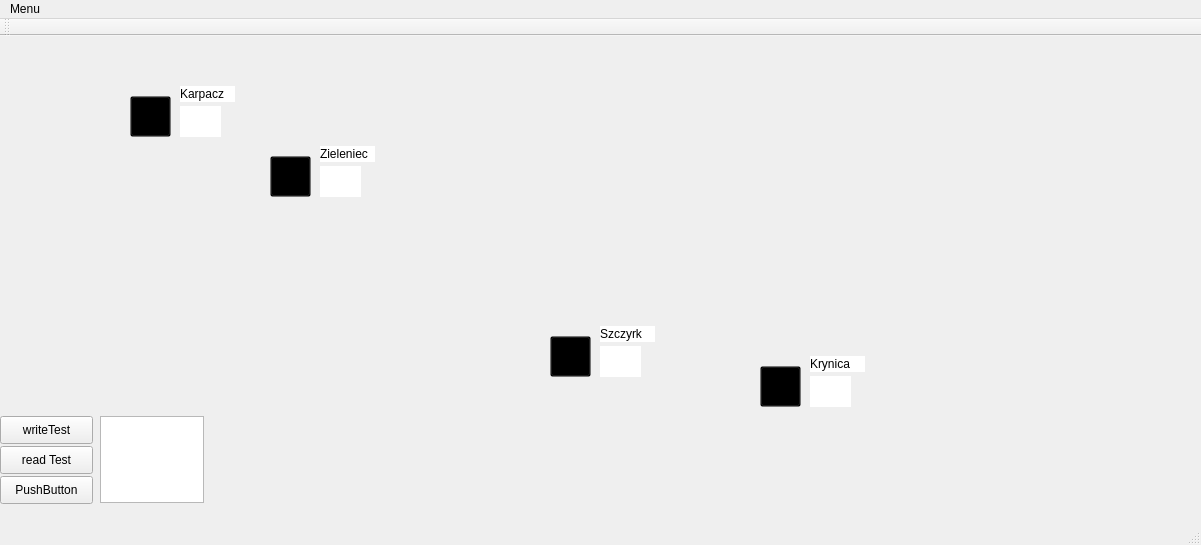
<?xml version="1.0" encoding="UTF-8"?>
<ui version="4.0">
 <class>MainWindow</class>
 <widget class="QMainWindow" name="MainWindow">
  <property name="windowModality">
   <enum>Qt::NonModal</enum>
  </property>
  <property name="enabled">
   <bool>true</bool>
  </property>
  <property name="geometry">
   <rect>
    <x>0</x>
    <y>0</y>
    <width>1201</width>
    <height>545</height>
   </rect>
  </property>
  <property name="windowTitle">
   <string>SkiSky</string>
  </property>
  <widget class="QWidget" name="centralWidget">
   <widget class="QPushButton" name="button">
    <property name="geometry">
     <rect>
      <x>550</x>
      <y>300</y>
      <width>41</width>
      <height>41</height>
     </rect>
    </property>
    <property name="styleSheet">
     <string notr="true">#button
{
background-color: transparent; 

}
</string>
    </property>
    <property name="text">
     <string/>
    </property>
    <property name="iconSize">
     <size>
      <width>40</width>
      <height>42</height>
     </size>
    </property>
   </widget>
   <widget class="QLabel" name="label_bg_pure">
    <property name="geometry">
     <rect>
      <x>0</x>
      <y>0</y>
      <width>1200</width>
      <height>480</height>
     </rect>
    </property>
    <property name="text">
     <string/>
    </property>
   </widget>
   <widget class="QPushButton" name="pushButton">
    <property name="geometry">
     <rect>
      <x>0</x>
      <y>380</y>
      <width>93</width>
      <height>28</height>
     </rect>
    </property>
    <property name="text">
     <string>writeTest</string>
    </property>
   </widget>
   <widget class="QPlainTextEdit" name="plainTextEdit">
    <property name="geometry">
     <rect>
      <x>100</x>
      <y>380</y>
      <width>104</width>
      <height>87</height>
     </rect>
    </property>
   </widget>
   <widget class="QPushButton" name="pushButton_2">
    <property name="geometry">
     <rect>
      <x>0</x>
      <y>410</y>
      <width>93</width>
      <height>28</height>
     </rect>
    </property>
    <property name="text">
     <string>read Test</string>
    </property>
   </widget>
   <widget class="QPushButton" name="pushButton_3">
    <property name="geometry">
     <rect>
      <x>0</x>
      <y>440</y>
      <width>93</width>
      <height>28</height>
     </rect>
    </property>
    <property name="text">
     <string>PushButton</string>
    </property>
   </widget>
   <widget class="QPushButton" name="button_2">
    <property name="geometry">
     <rect>
      <x>270</x>
      <y>120</y>
      <width>41</width>
      <height>41</height>
     </rect>
    </property>
    <property name="styleSheet">
     <string notr="true">#button_2
{
background-color: transparent; 

}


</string>
    </property>
    <property name="text">
     <string/>
    </property>
    <property name="iconSize">
     <size>
      <width>40</width>
      <height>42</height>
     </size>
    </property>
   </widget>
   <widget class="QPushButton" name="button_3">
    <property name="geometry">
     <rect>
      <x>760</x>
      <y>330</y>
      <width>41</width>
      <height>41</height>
     </rect>
    </property>
    <property name="styleSheet">
     <string notr="true">#button_3
{
background-color: transparent; 

}

</string>
    </property>
    <property name="text">
     <string/>
    </property>
    <property name="iconSize">
     <size>
      <width>40</width>
      <height>42</height>
     </size>
    </property>
   </widget>
   <widget class="QPushButton" name="button_4">
    <property name="geometry">
     <rect>
      <x>130</x>
      <y>60</y>
      <width>41</width>
      <height>41</height>
     </rect>
    </property>
    <property name="styleSheet">
     <string notr="true">#button_4
{
background-color: transparent; 

}

</string>
    </property>
    <property name="text">
     <string/>
    </property>
    <property name="iconSize">
     <size>
      <width>40</width>
      <height>42</height>
     </size>
    </property>
   </widget>
   <widget class="QLabel" name="krynica_lab">
    <property name="geometry">
     <rect>
      <x>810</x>
      <y>320</y>
      <width>55</width>
      <height>16</height>
     </rect>
    </property>
    <property name="styleSheet">
     <string notr="true">#krynica_lab
{
background-color: white; 


border: none; 
background-repeat: none;
}</string>
    </property>
    <property name="text">
     <string>Krynica</string>
    </property>
   </widget>
   <widget class="QLabel" name="szczyrk_lab">
    <property name="geometry">
     <rect>
      <x>600</x>
      <y>290</y>
      <width>55</width>
      <height>16</height>
     </rect>
    </property>
    <property name="styleSheet">
     <string notr="true">#szczyrk_lab
{
background-color: white; 


border: none; 
background-repeat: none;
}</string>
    </property>
    <property name="text">
     <string>Szczyrk</string>
    </property>
   </widget>
   <widget class="QLabel" name="zieleniec_lab">
    <property name="geometry">
     <rect>
      <x>320</x>
      <y>110</y>
      <width>55</width>
      <height>16</height>
     </rect>
    </property>
    <property name="styleSheet">
     <string notr="true">#zieleniec_lab
{
background-color: white; 


border: none; 
background-repeat: none;
}</string>
    </property>
    <property name="text">
     <string>Zieleniec</string>
    </property>
   </widget>
   <widget class="QLabel" name="karpacz_lab">
    <property name="geometry">
     <rect>
      <x>180</x>
      <y>50</y>
      <width>55</width>
      <height>16</height>
     </rect>
    </property>
    <property name="styleSheet">
     <string notr="true">#karpacz_lab
{
background-color: white; 


border: none; 
background-repeat: none;
}</string>
    </property>
    <property name="text">
     <string>Karpacz</string>
    </property>
   </widget>
   <widget class="QLabel" name="karpacz_nieb">
    <property name="geometry">
     <rect>
      <x>90</x>
      <y>70</y>
      <width>41</width>
      <height>41</height>
     </rect>
    </property>
    <property name="text">
     <string/>
    </property>
   </widget>
   <widget class="QLabel" name="karpacz_snieg">
    <property name="geometry">
     <rect>
      <x>90</x>
      <y>30</y>
      <width>41</width>
      <height>41</height>
     </rect>
    </property>
    <property name="text">
     <string/>
    </property>
   </widget>
   <widget class="QLabel" name="zieleniec_nieb">
    <property name="geometry">
     <rect>
      <x>230</x>
      <y>140</y>
      <width>41</width>
      <height>41</height>
     </rect>
    </property>
    <property name="text">
     <string/>
    </property>
   </widget>
   <widget class="QLabel" name="zieleniec_snieg">
    <property name="geometry">
     <rect>
      <x>230</x>
      <y>90</y>
      <width>41</width>
      <height>41</height>
     </rect>
    </property>
    <property name="text">
     <string/>
    </property>
   </widget>
   <widget class="QLabel" name="szczyrk_nieb">
    <property name="geometry">
     <rect>
      <x>510</x>
      <y>310</y>
      <width>41</width>
      <height>41</height>
     </rect>
    </property>
    <property name="text">
     <string/>
    </property>
   </widget>
   <widget class="QLabel" name="szczyrk_snieg">
    <property name="geometry">
     <rect>
      <x>510</x>
      <y>270</y>
      <width>41</width>
      <height>41</height>
     </rect>
    </property>
    <property name="text">
     <string/>
    </property>
   </widget>
   <widget class="QLabel" name="krynica_nieb">
    <property name="geometry">
     <rect>
      <x>720</x>
      <y>340</y>
      <width>41</width>
      <height>41</height>
     </rect>
    </property>
    <property name="text">
     <string/>
    </property>
   </widget>
   <widget class="QLabel" name="krynica_snieg">
    <property name="geometry">
     <rect>
      <x>720</x>
      <y>300</y>
      <width>41</width>
      <height>41</height>
     </rect>
    </property>
    <property name="text">
     <string/>
    </property>
   </widget>
   <widget class="QLabel" name="szczyrk_stan">
    <property name="geometry">
     <rect>
      <x>550</x>
      <y>300</y>
      <width>41</width>
      <height>41</height>
     </rect>
    </property>
    <property name="text">
     <string/>
    </property>
   </widget>
   <widget class="QLabel" name="krynica_stan">
    <property name="geometry">
     <rect>
      <x>760</x>
      <y>330</y>
      <width>41</width>
      <height>41</height>
     </rect>
    </property>
    <property name="text">
     <string/>
    </property>
   </widget>
   <widget class="QLabel" name="karpacz_stan">
    <property name="geometry">
     <rect>
      <x>130</x>
      <y>60</y>
      <width>41</width>
      <height>41</height>
     </rect>
    </property>
    <property name="text">
     <string/>
    </property>
   </widget>
   <widget class="QLabel" name="zieleniec_stan">
    <property name="geometry">
     <rect>
      <x>270</x>
      <y>120</y>
      <width>41</width>
      <height>41</height>
     </rect>
    </property>
    <property name="text">
     <string/>
    </property>
   </widget>
   <widget class="QLabel" name="karpacz_temp">
    <property name="geometry">
     <rect>
      <x>180</x>
      <y>70</y>
      <width>41</width>
      <height>31</height>
     </rect>
    </property>
    <property name="font">
     <font>
      <pointsize>14</pointsize>
     </font>
    </property>
    <property name="styleSheet">
     <string notr="true">#karpacz_temp
{
background-color: white; 


border: none; 
background-repeat: none;
}</string>
    </property>
    <property name="text">
     <string/>
    </property>
   </widget>
   <widget class="QLabel" name="zieleniec_temp">
    <property name="geometry">
     <rect>
      <x>320</x>
      <y>130</y>
      <width>41</width>
      <height>31</height>
     </rect>
    </property>
    <property name="font">
     <font>
      <pointsize>14</pointsize>
     </font>
    </property>
    <property name="styleSheet">
     <string notr="true">#zieleniec_temp
{
background-color: white; 


border: none; 
background-repeat: none;
}</string>
    </property>
    <property name="text">
     <string/>
    </property>
   </widget>
   <widget class="QLabel" name="szczyrk_temp">
    <property name="geometry">
     <rect>
      <x>600</x>
      <y>310</y>
      <width>41</width>
      <height>31</height>
     </rect>
    </property>
    <property name="font">
     <font>
      <pointsize>14</pointsize>
     </font>
    </property>
    <property name="styleSheet">
     <string notr="true">#szczyrk_temp
{
background-color: white; 


border: none; 
background-repeat: none;
}</string>
    </property>
    <property name="text">
     <string/>
    </property>
   </widget>
   <widget class="QLabel" name="krynica_temp">
    <property name="geometry">
     <rect>
      <x>810</x>
      <y>340</y>
      <width>41</width>
      <height>31</height>
     </rect>
    </property>
    <property name="font">
     <font>
      <pointsize>14</pointsize>
     </font>
    </property>
    <property name="styleSheet">
     <string notr="true">#krynica_temp
{
background-color: white; 


border: none; 
background-repeat: none;
}</string>
    </property>
    <property name="text">
     <string/>
    </property>
   </widget>
   <zorder>label_bg_pure</zorder>
   <zorder>zieleniec_stan</zorder>
   <zorder>szczyrk_stan</zorder>
   <zorder>krynica_stan</zorder>
   <zorder>karpacz_stan</zorder>
   <zorder>button</zorder>
   <zorder>pushButton</zorder>
   <zorder>plainTextEdit</zorder>
   <zorder>pushButton_2</zorder>
   <zorder>pushButton_3</zorder>
   <zorder>button_2</zorder>
   <zorder>button_3</zorder>
   <zorder>krynica_lab</zorder>
   <zorder>szczyrk_lab</zorder>
   <zorder>zieleniec_lab</zorder>
   <zorder>karpacz_lab</zorder>
   <zorder>karpacz_nieb</zorder>
   <zorder>karpacz_snieg</zorder>
   <zorder>zieleniec_nieb</zorder>
   <zorder>zieleniec_snieg</zorder>
   <zorder>szczyrk_nieb</zorder>
   <zorder>szczyrk_snieg</zorder>
   <zorder>krynica_nieb</zorder>
   <zorder>krynica_snieg</zorder>
   <zorder>karpacz_temp</zorder>
   <zorder>zieleniec_temp</zorder>
   <zorder>szczyrk_temp</zorder>
   <zorder>krynica_temp</zorder>
   <zorder>button_4</zorder>
  </widget>
  <widget class="QMenuBar" name="menuBar">
   <property name="geometry">
    <rect>
     <x>0</x>
     <y>0</y>
     <width>1201</width>
     <height>26</height>
    </rect>
   </property>
   <widget class="QMenu" name="menuMenu">
    <property name="title">
     <string>Menu</string>
    </property>
    <addaction name="actionWyb_r_Szczytu"/>
    <addaction name="actionAktualizacja_Danych"/>
    <addaction name="actionZmiana_widoku_mapy"/>
   </widget>
   <addaction name="menuMenu"/>
  </widget>
  <widget class="QToolBar" name="mainToolBar">
   <attribute name="toolBarArea">
    <enum>TopToolBarArea</enum>
   </attribute>
   <attribute name="toolBarBreak">
    <bool>false</bool>
   </attribute>
  </widget>
  <widget class="QStatusBar" name="statusBar"/>
  <action name="actionWyb_r_Szczytu">
   <property name="text">
    <string>Wybór Szczytu</string>
   </property>
  </action>
  <action name="actionAktualizacja_Danych">
   <property name="text">
    <string>Aktualizacja Danych</string>
   </property>
  </action>
  <action name="actionZmiana_widoku_mapy">
   <property name="text">
    <string>Zmiana widoku mapy</string>
   </property>
  </action>
 </widget>
 <layoutdefault spacing="6" margin="11"/>
 <resources/>
 <connections/>
</ui>
